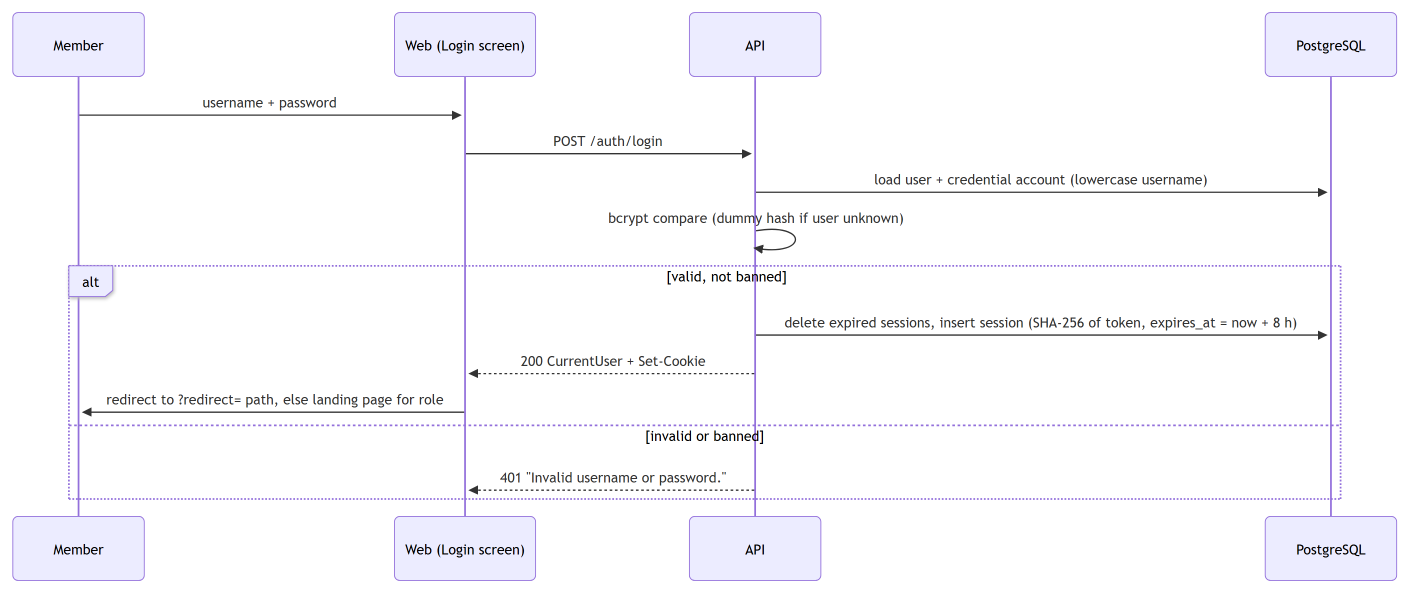
#> input picture docs/reports/sprint-1/figures/diagrams/f01-1.png, 2819 x 1186 px (shown at 1/2 size)
$ python -i capture_diagrams.py   (imports and definitions only)
#> lines starting #> are read from the running program, lines starting #| are printed output that depends on the picture; after the words box and inside, x2 and y2 are one past the last pixel; in counts of white or black regions, pixels touching at a corner belong together
"""
Capture every Mermaid diagram of the cited documents at full size, for print.

render_docs.py photographs a whole document at 1x, so a wide diagram shrinks
to the page width with it and its labels become unreadable. This script opens
the same GitHub file pages, waits for each diagram to draw, and photographs
each diagram block on its own at three times the pixel density. The report
prints these after the document they belong to, one diagram per figure.

    python scripts/capture_diagrams.py --ref ac5bce5 --label main

Output: figures/diagrams/<name>-<n>.png and figures/diagrams/index.json
(file, ref, commit, and the diagrams in source order).
"""

import json
import sys
from pathlib import Path

from PIL import Image, ImageOps
from playwright.sync_api import sync_playwright

from render_docs import (DOCS, FILE_VIEW, REPO, commit_at, hide_diagram_controls,
                         source_at, wait_for_mermaid)

HERE = Path(__file__).resolve().parent
OUT = HERE.parent / "figures" / "diagrams"
SCALE = 3
WIDTH = 1400


def trim(target, pad=24):
    """Cut the white margin GitHub leaves around a centred diagram."""
#> called with target = '../figures/diagrams/f01-1.png', pad = 24
    img = Image.open(target).convert("RGB")
#> img is the input picture: PIL image 2819x1186 RGB; mean R, G, B 249.2, 248.8, 251.5
    ink = ImageOps.invert(img.convert("L")).point(lambda v: 255 if v > 12 else 0)
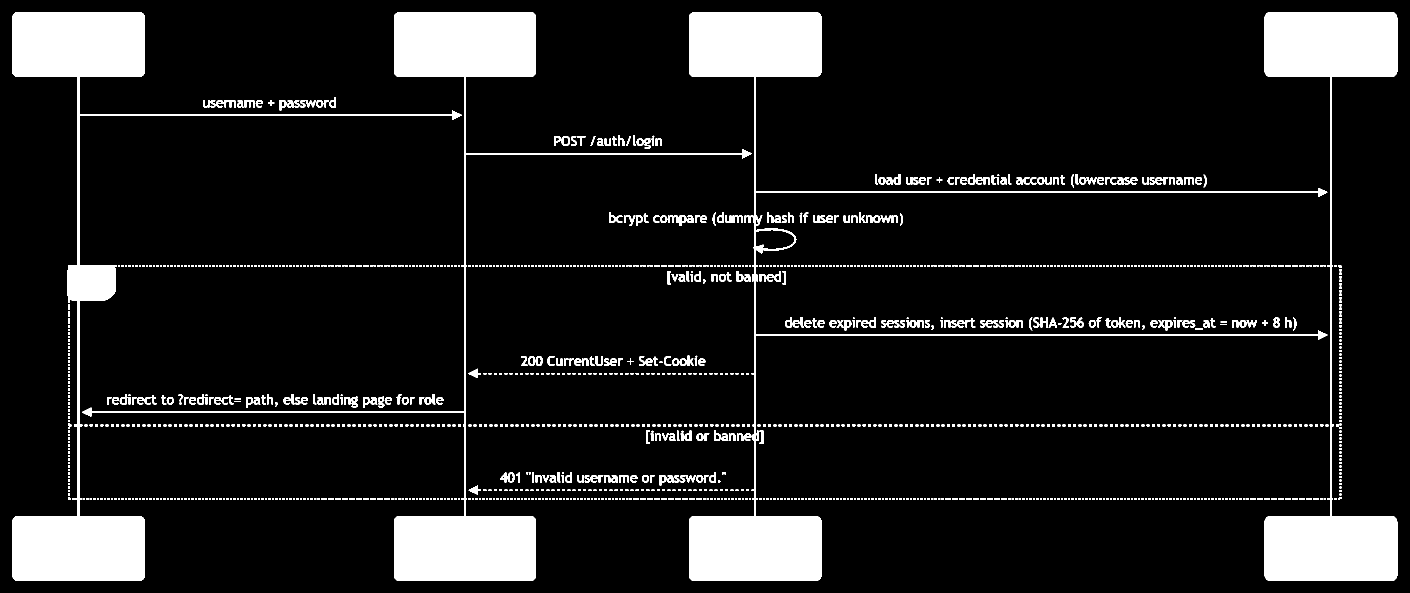
#> ink: PIL image 2819x1186 L (shown at 1/2 size); 11.2% white; 1498 white regions (797 under 20 px), largest, box (x1, y1, x2, y2) and area: (1378, 24, 2655, 1162) 81812, (164, 24, 1504, 1162) 81475, (24, 24, 924, 1162) 81284
    box = ink.getbbox()
#> box = (24, 24, 2795, 1162)
    if box:
        l, t, r, b = box
#> l = 24; t = 24; r = 2795; b = 1162
        img.crop((max(l - pad, 0), max(t - pad, 0),
                  min(r + pad, img.width), min(b + pad, img.height))).save(target)


# [55 lines left out: functions capture, main, not called in this run]


# [2 lines not run here, left out]

>>> result = trim('../figures/diagrams/f01-1.png')

$ run again, on docs/reports/sprint-1/figures/diagrams/features-1.png
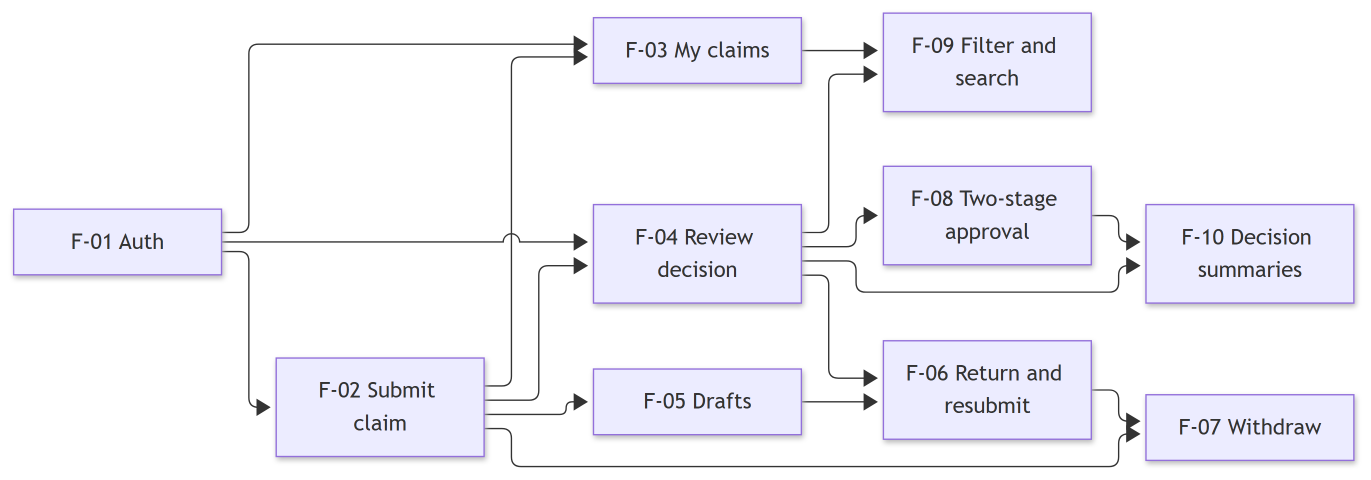
#> input picture docs/reports/sprint-1/figures/diagrams/features-1.png, 2741 x 959 px (shown at 1/2 size)
#> in trim, img is the input picture: PIL image 2741x959 RGB; mean R, G, B 243.4, 243, 249.1
#> in trim, `ink = ImageOps.invert(img.convert("L")).point(lambda v: 255 if v > 12 ..`:
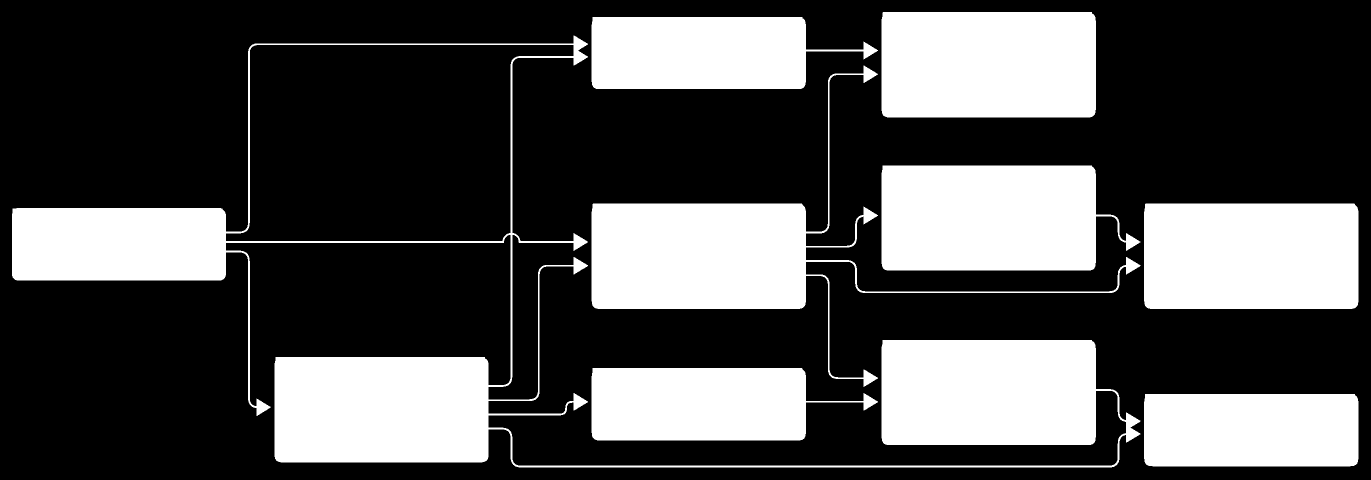
#> ink: PIL image 2741x959 L (shown at 1/2 size); 31.3% white; 8 white regions, largest, box (x1, y1, x2, y2) and area: (24, 71, 2281, 935) 265255, (1183, 131, 2281, 774) 97717, (1763, 331, 2281, 541) 90845
#> box = (24, 24, 2717, 935)
#> l = 24; r = 2717; b = 935

$ run again, on docs/reports/sprint-1/figures/diagrams/plan-1.png
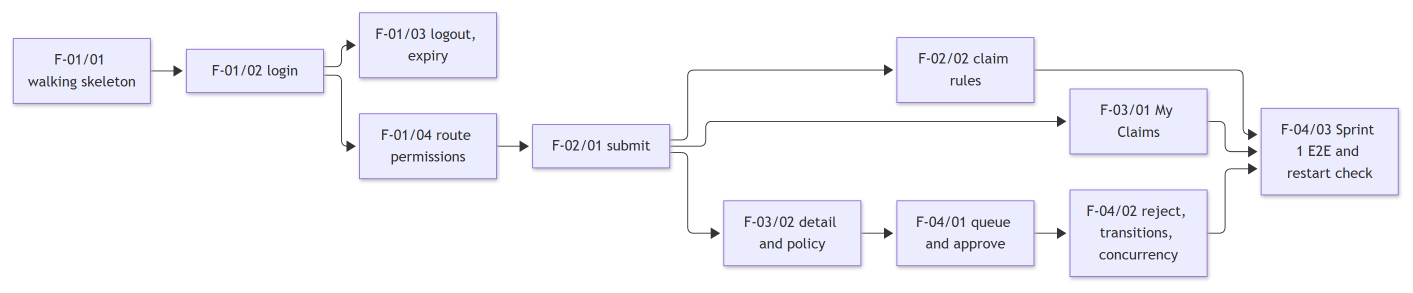
#> input picture docs/reports/sprint-1/figures/diagrams/plan-1.png, 2826 x 585 px (shown at 1/2 size)
#> in trim, img is the input picture: PIL image 2826x585 RGB; mean R, G, B 245.6, 245.3, 250.5
#> in trim, `ink = ImageOps.invert(img.convert("L")).point(lambda v: 255 if v > 12 ..`:
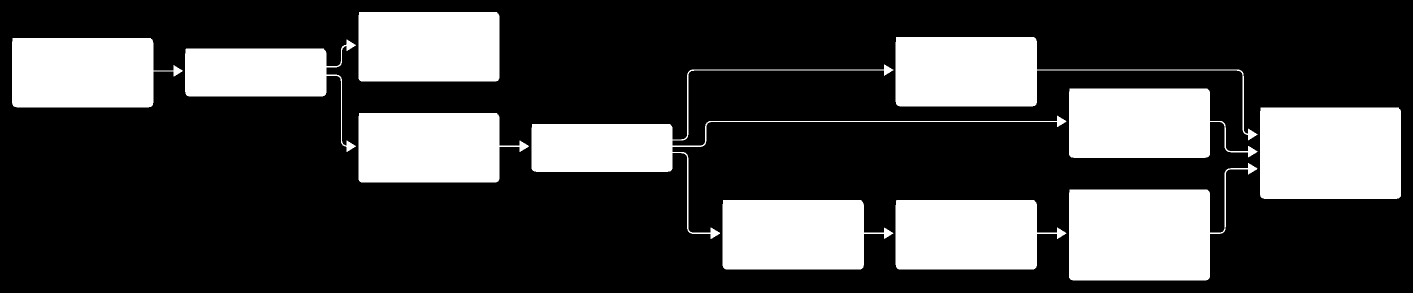
#> ink: PIL image 2826x585 L (shown at 1/2 size); 26.7% white; 11 white regions, largest, box (x1, y1, x2, y2) and area: (2138, 326, 2515, 561) 52079, (2520, 215, 2802, 398) 51544, (1791, 74, 2515, 281) 40717
#> box = (24, 24, 2802, 561)
#> l = 24; r = 2802; b = 561

$ run again, on docs/reports/sprint-1/figures/diagrams/system-sds-1.png
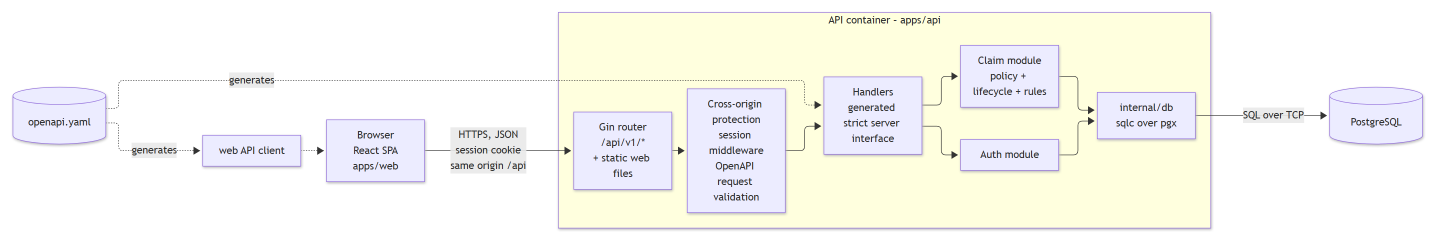
#> input picture docs/reports/sprint-1/figures/diagrams/system-sds-1.png, 2873 x 486 px (shown at 1/2 size)
#> in trim, img is the input picture: PIL image 2873x486 RGB; mean R, G, B 247, 246.7, 241.6
#> in trim, `ink = ImageOps.invert(img.convert("L")).point(lambda v: 255 if v > 12 ..`:
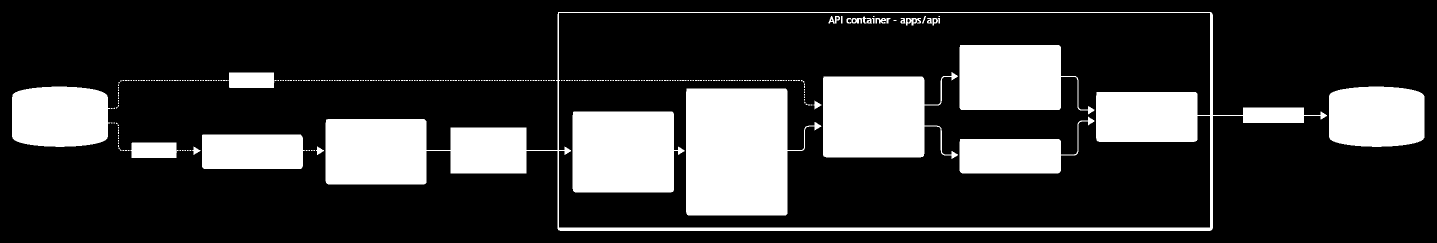
#> ink: PIL image 2873x486 L (shown at 1/2 size); 22% white; 326 white regions (299 under 20 px), largest, box (x1, y1, x2, y2) and area: (651, 24, 2654, 462) 80808, (1372, 177, 1643, 431) 51858, (1646, 144, 1916, 318) 33588
#> box = (24, 24, 2849, 462)
#> l = 24; r = 2849; b = 462
